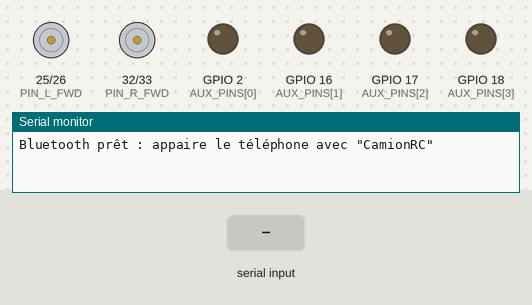
Bench run of a sketch on a simulated ESP32. On the bench: motor-driver pin pairs drawn as motors (green arrow = first pin HIGH = forward, orange = second pin HIGH = backward, longer = more drive), output pins drawn as LEDs (lit = HIGH), the last lines printed to the serial monitor. Inputs (shaded band) come from the test bench. Nothing arrives over Bluetooth unless stated.

Above: at 1.2 s.
1.3 s: "J,90,45,200\n" received over the second serial link
At 1.42 s:
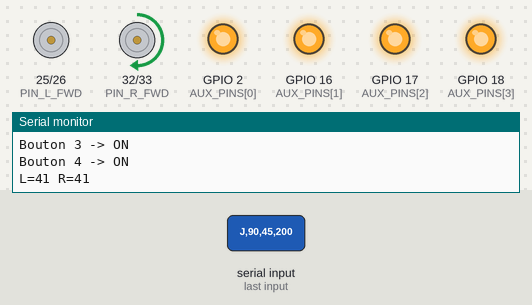
Timing chart, 0 to 4.3 s (numbered marks = the images above; inputs shaded):
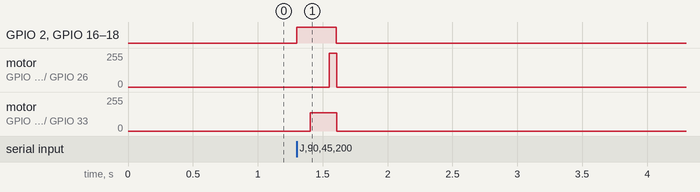

The sketch:

camion_rc_esp32.ino
```cpp
// =====================================================================
//  camion_rc_esp32.ino — Récepteur Bluetooth pour camion RC (ESP32 classique)
//
//  Téléphone --(Bluetooth Classic SPP)--> ESP32 --(PWM)--> ponts en H --> moteurs
//
//  PROTOCOLE (texte, une trame par ligne, ~50 trames/s envoyées par l'appli) :
//      J,<vitesse>,<direction>,<boutons>\n
//        vitesse    : -100 (arrière) .. 0 .. +100 (avant)
//        direction  : -100 (gauche)  .. 0 .. +100 (droite)
//        boutons    : masque binaire 0..15 (bit0 = bouton 1 ... bit3 = bouton 4)
//      Exemple : "J,65,-20,1\n"
//
//  SÉCURITÉ : si aucune trame valide n'arrive pendant FAILSAFE_MS, ou si le
//  téléphone se déconnecte, les moteurs s'arrêtent immédiatement.
//
//  CARTE : "ESP32 Dev Module" (ESP32 classique), Partition Scheme par défaut.
//  Fonctionne avec le paquet "esp32" d'Espressif version 2.x ou 3.x.
// =====================================================================
#include <Arduino.h>
#include "BluetoothSerial.h"

#if !defined(CONFIG_BT_ENABLED) || !defined(CONFIG_BLUEDROID_ENABLED)
#error "Bluetooth Classic indisponible : choisir une carte ESP32 classique (ESP32 Dev Module)."
#endif

// ======================= ZONE AJUSTABLE PAR L'UTILISATEUR =======================

// --- Nom Bluetooth vu par le téléphone ---
const char* BT_NAME = "CamionRC";

// --- Broches des ponts en H (HYPOTHÈSE : 2 broches PWM par côté : avant / arrière) ---
// Évite les broches 0, 2, 12, 15 (démarrage), 6 à 11 (flash), 34 à 39 (entrée seule).
// Si tes ponts fonctionnent autrement (1 PWM + 1 DIR), adapte driveSide() plus bas.
const uint8_t PIN_L_FWD = 25;   // côté gauche, marche avant
const uint8_t PIN_L_REV = 26;   // côté gauche, marche arrière
const uint8_t PIN_R_FWD = 32;   // côté droit, marche avant
const uint8_t PIN_R_REV = 33;   // côté droit, marche arrière

// --- 4 sorties auxiliaires pilotées par les 4 boutons de l'appli ---
// Bouton 1 -> GPIO2 (LED bleue de la carte, pratique pour tester).
const uint8_t AUX_PINS[4] = {2, 16, 17, 18};

// --- PWM ---
const uint32_t PWM_FREQ_HZ  = 1000;  // 1 kHz (comme l'Arduino). Plus haut = moins de bruit audible
const uint8_t  PWM_RES_BITS = 8;     // résolution 8 bits (0..255)

// --- Orientation / mixage ---
const bool  INVERT_STEER = false;    // inverse gauche/droite de la direction
const bool  SWAP_SIDES   = false;    // échange les côtés gauche et droit
const bool  INVERT_LEFT  = false;    // inverse le sens du côté gauche
const bool  INVERT_RIGHT = false;    // inverse le sens du côté droit
const float STEER_GAIN   = 1.0f;     // sensibilité de la direction (1.0 = normal)

// --- Courbes de réponse (1.0 = linéaire ; >1 = plus doux autour du centre) ---
const float EXPO_SPEED = 1.5f;
const float EXPO_STEER = 1.3f;

// --- Moteurs ---
const float MOTOR_DEADZONE_PCT = 5.0f;   // en dessous de cette commande (%) : moteur à l'arrêt
const float MIN_DUTY_PCT       = 25.0f;  // PWM minimum quand le moteur tourne (vaincre le frottement)
const float MAX_DUTY_PCT       = 100.0f; // PWM maximum (plafond de vitesse)
const bool  BRAKE_WHEN_STOPPED = false;  // true : frein (2 entrées à 1) ; false : roue libre

// --- Rampes d'accélération (en % de pleine échelle par seconde) ---
const float ACCEL_PCT_PER_S = 400.0f;    // 0 -> 100 % en 0,25 s
const float DECEL_PCT_PER_S = 1200.0f;   // retour rapide vers 0

// --- Sécurité ---
const uint32_t FAILSAFE_MS = 300;        // arrêt si aucune trame pendant ce délai

// --- Télémétrie vers l'appli (capteurs futurs) ---
#define ENABLE_TELEMETRY 0
const uint32_t TELEMETRY_MS = 500;

// --- Débogage sur le moniteur série (115200) ---
#define DEBUG_SERIAL 1

// ======================= FIN DE LA ZONE AJUSTABLE =======================

BluetoothSerial SerialBT;

// ---------- Abstraction PWM (compatible paquet esp32 2.x et 3.x) ----------
const uint32_t PWM_MAX = (1u << PWM_RES_BITS) - 1;

#if ESP_ARDUINO_VERSION_MAJOR >= 3
  static void pwmAttach(uint8_t pin, uint8_t /*ch*/) { ledcAttach(pin, PWM_FREQ_HZ, PWM_RES_BITS); }
  static void pwmWrite(uint8_t pin, uint8_t /*ch*/, uint32_t duty) { ledcWrite(pin, duty); }
#else
  static void pwmAttach(uint8_t pin, uint8_t ch) { ledcSetup(ch, PWM_FREQ_HZ, PWM_RES_BITS); ledcAttachPin(pin, ch); }
  static void pwmWrite(uint8_t /*pin*/, uint8_t ch, uint32_t duty) { ledcWrite(ch, duty); }
#endif

// ---------- État ----------
static float    targetL = 0, targetR = 0;   // consignes (-100..100)
static float    curL = 0, curR = 0;         // valeurs réellement appliquées (après rampe)
static uint32_t lastFrameMs = 0;
static bool     everReceived = false;
static bool     prevLinkOk = false;
static bool     prevButtons[4] = {false, false, false, false};
static char     lineBuf[48];
static uint8_t  lineLen = 0;

// ---------- Boutons : ajoute ici tes actions (presets, klaxon, lecture de capteur...) ----------
static void onButton(uint8_t idx, bool on) {
  digitalWrite(AUX_PINS[idx], on ? HIGH : LOW);
  // EXEMPLES FUTURS :
  //   if (idx == 2 && on) { /* preset 1 : mode lent */ }
  //   if (idx == 3 && on) { /* preset 2 : mode rapide */ }
#if DEBUG_SERIAL
  Serial.printf("Bouton %u -> %s\n", idx + 1, on ? "ON" : "OFF");
#endif
}

static void applyButtons(uint8_t mask) {
  for (uint8_t i = 0; i < 4; i++) {
    bool on = (mask >> i) & 1;
    if (on != prevButtons[i]) { prevButtons[i] = on; onButton(i, on); }
  }
}

// ---------- Mixage ----------
static float expoCurve(float x, float e) {
  float a = fabsf(x) / 100.0f;
  float y = powf(a, e) * 100.0f;
  return (x < 0) ? -y : y;
}

// vitesse/direction (-100..100) -> consignes gauche/droite (-100..100), marche arrière incluse
static void computeTargets(int speed, int steer, float &l, float &r) {
  float t = expoCurve((float)speed, EXPO_SPEED);
  float s = expoCurve((float)steer, EXPO_STEER) * STEER_GAIN;
  if (INVERT_STEER) s = -s;
  l = t + s;
  r = t - s;
  float m = fmaxf(100.0f, fmaxf(fabsf(l), fabsf(r)));   // garde le rapport G/D si on dépasse 100
  l = l * 100.0f / m;
  r = r * 100.0f / m;
  if (SWAP_SIDES) { float tmp = l; l = r; r = tmp; }
  if (INVERT_LEFT)  l = -l;
  if (INVERT_RIGHT) r = -r;
}

// ---------- Commande d'un côté (-100..100) vers 2 broches PWM ----------
static void driveSide(uint8_t pinF, uint8_t chF, uint8_t pinR, uint8_t chR, float v) {
  float mag = fabsf(v);
  uint32_t duty = 0;
  if (mag >= MOTOR_DEADZONE_PCT) {
    float n   = (mag - MOTOR_DEADZONE_PCT) / (100.0f - MOTOR_DEADZONE_PCT);   // 0..1
    float pct = MIN_DUTY_PCT + (MAX_DUTY_PCT - MIN_DUTY_PCT) * n;
    duty = (uint32_t)(pct / 100.0f * PWM_MAX + 0.5f);
    if (duty > PWM_MAX) duty = PWM_MAX;
  }
  if (duty == 0) {
    uint32_t d = BRAKE_WHEN_STOPPED ? PWM_MAX : 0;
    pwmWrite(pinF, chF, d);
    pwmWrite(pinR, chR, d);
  } else if (v > 0) {
    pwmWrite(pinF, chF, duty);
    pwmWrite(pinR, chR, 0);
  } else {
    pwmWrite(pinF, chF, 0);
    pwmWrite(pinR, chR, duty);
  }
}

static void writeMotors() {
  driveSide(PIN_L_FWD, 0, PIN_L_REV, 1, curL);
  driveSide(PIN_R_FWD, 2, PIN_R_REV, 3, curR);
}

static float stepToward(float cur, float tgt, float dt) {
  bool speedingUp = (fabsf(tgt) > fabsf(cur)) && (tgt * cur >= 0);
  float rate = (speedingUp ? ACCEL_PCT_PER_S : DECEL_PCT_PER_S) * dt;
  float diff = tgt - cur;
  if (diff >  rate) return cur + rate;
  if (diff < -rate) return cur - rate;
  return tgt;
}

// ---------- Réception ----------
static void parseLine() {
  lineBuf[lineLen] = 0;
  int s, t, b;
  if (sscanf(lineBuf, "J,%d,%d,%d", &s, &t, &b) == 3) {
    s = constrain(s, -100, 100);
    t = constrain(t, -100, 100);
    b = constrain(b, 0, 15);
    computeTargets(s, t, targetL, targetR);
    applyButtons((uint8_t)b);
    lastFrameMs = millis();
    everReceived = true;
  }
}

static void readBluetooth() {
  while (SerialBT.available()) {
    char c = (char)SerialBT.read();
    if (c == '\n') {
      parseLine();
      lineLen = 0;
    } else if (c != '\r') {
      if (lineLen < sizeof(lineBuf) - 1) lineBuf[lineLen++] = c;
      else lineLen = 0;   // ligne trop longue : on jette
    }
  }
}

// ---------- Télémétrie (optionnelle) ----------
static void sendTelemetry() {
#if ENABLE_TELEMETRY
  static uint32_t last = 0;
  if (millis() - last >= TELEMETRY_MS && SerialBT.hasClient()) {
    last = millis();
    // FORMAT : "T,<nom>,<valeur>\n" — remplace par la lecture d'un vrai capteur.
    SerialBT.printf("T,uptime,%lu\n", (unsigned long)(millis() / 1000));
  }
#endif
}

void setup() {
  Serial.begin(115200);

  for (uint8_t i = 0; i < 4; i++) { pinMode(AUX_PINS[i], OUTPUT); digitalWrite(AUX_PINS[i], LOW); }

  pwmAttach(PIN_L_FWD, 0);
  pwmAttach(PIN_L_REV, 1);
  pwmAttach(PIN_R_FWD, 2);
  pwmAttach(PIN_R_REV, 3);
  writeMotors();   // tout à 0 au démarrage

  SerialBT.begin(BT_NAME);
  Serial.printf("Bluetooth prêt : appaire le téléphone avec \"%s\"\n", BT_NAME);
}

void loop() {
  readBluetooth();

  // Liaison valide = client connecté + trame récente
  bool linkOk = everReceived && SerialBT.hasClient() && (millis() - lastFrameMs <= FAILSAFE_MS);

  if (!linkOk) {
    // FAILSAFE : arrêt immédiat (sans rampe) et boutons relâchés
    targetL = targetR = 0;
    curL = curR = 0;
    if (prevLinkOk) applyButtons(0);
    if (!SerialBT.hasClient()) everReceived = false;
  }
  prevLinkOk = linkOk;

  // Mise à jour des moteurs toutes les 5 ms
  static uint32_t lastUs = 0;
  uint32_t nowUs = micros();
  if (nowUs - lastUs >= 5000) {
    float dt = (nowUs - lastUs) / 1000000.0f;
    lastUs = nowUs;
    curL = stepToward(curL, targetL, dt);
    curR = stepToward(curR, targetR, dt);
    writeMotors();
  }

  sendTelemetry();

#if DEBUG_SERIAL
  static uint32_t lastDbg = 0;
  if (millis() - lastDbg >= 200) {
    lastDbg = millis();
    if (linkOk) Serial.printf("L=%.0f R=%.0f\n", curL, curR);
  }
#endif

  delay(1);
}
```

Measured:
- after the input at 1.3 s, GPIO 2 (AUX_PINS[0]), GPIO 16 (AUX_PINS[1]): LOW → HIGH at once, → LOW 0.30 s later
